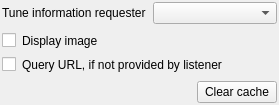
<?xml version="1.0" encoding="UTF-8"?>
<ui version="4.0">
 <class>TuneOptions</class>
 <widget class="QWidget" name="TuneOptions">
  <property name="geometry">
   <rect>
    <x>0</x>
    <y>0</y>
    <width>279</width>
    <height>102</height>
   </rect>
  </property>
  <property name="sizePolicy">
   <sizepolicy hsizetype="Expanding" vsizetype="Preferred">
    <horstretch>0</horstretch>
    <verstretch>0</verstretch>
   </sizepolicy>
  </property>
  <property name="windowTitle">
   <string notr="true">Tune options</string>
  </property>
  <layout class="QGridLayout" name="gridLayout">
   <property name="leftMargin">
    <number>2</number>
   </property>
   <property name="topMargin">
    <number>2</number>
   </property>
   <property name="rightMargin">
    <number>2</number>
   </property>
   <property name="bottomMargin">
    <number>2</number>
   </property>
   <property name="verticalSpacing">
    <number>9</number>
   </property>
   <item row="0" column="0" colspan="2">
    <widget class="QLabel" name="lblTuneDataRequester">
     <property name="sizePolicy">
      <sizepolicy hsizetype="Expanding" vsizetype="Preferred">
       <horstretch>0</horstretch>
       <verstretch>0</verstretch>
      </sizepolicy>
     </property>
     <property name="text">
      <string>Tune information requester</string>
     </property>
     <property name="wordWrap">
      <bool>true</bool>
     </property>
    </widget>
   </item>
   <item row="0" column="2">
    <widget class="QComboBox" name="cmbTuneDataRequester">
     <property name="sizePolicy">
      <sizepolicy hsizetype="Preferred" vsizetype="Fixed">
       <horstretch>0</horstretch>
       <verstretch>0</verstretch>
      </sizepolicy>
     </property>
    </widget>
   </item>
   <item row="1" column="0">
    <widget class="QCheckBox" name="cbDisplayImage">
     <property name="sizePolicy">
      <sizepolicy hsizetype="Maximum" vsizetype="Preferred">
       <horstretch>0</horstretch>
       <verstretch>0</verstretch>
      </sizepolicy>
     </property>
     <property name="text">
      <string/>
     </property>
    </widget>
   </item>
   <item row="1" column="1" colspan="2">
    <widget class="QLabel" name="label">
     <property name="sizePolicy">
      <sizepolicy hsizetype="Expanding" vsizetype="Preferred">
       <horstretch>0</horstretch>
       <verstretch>0</verstretch>
      </sizepolicy>
     </property>
     <property name="text">
      <string>Display image</string>
     </property>
     <property name="wordWrap">
      <bool>true</bool>
     </property>
    </widget>
   </item>
   <item row="2" column="0">
    <widget class="QCheckBox" name="cbQueryUrl">
     <property name="sizePolicy">
      <sizepolicy hsizetype="Maximum" vsizetype="Preferred">
       <horstretch>0</horstretch>
       <verstretch>0</verstretch>
      </sizepolicy>
     </property>
     <property name="text">
      <string/>
     </property>
    </widget>
   </item>
   <item row="2" column="1" colspan="2">
    <widget class="QLabel" name="label_2">
     <property name="sizePolicy">
      <sizepolicy hsizetype="Expanding" vsizetype="Preferred">
       <horstretch>0</horstretch>
       <verstretch>0</verstretch>
      </sizepolicy>
     </property>
     <property name="text">
      <string>Query URL, if not provided by listener</string>
     </property>
     <property name="wordWrap">
      <bool>true</bool>
     </property>
    </widget>
   </item>
   <item row="3" column="0" colspan="3">
    <layout class="QHBoxLayout" name="lytClearCache">
     <item>
      <spacer name="horizontalSpacer">
       <property name="orientation">
        <enum>Qt::Horizontal</enum>
       </property>
       <property name="sizeHint" stdset="0">
        <size>
         <width>40</width>
         <height>20</height>
        </size>
       </property>
      </spacer>
     </item>
     <item>
      <widget class="QPushButton" name="pbClearCache">
       <property name="sizePolicy">
        <sizepolicy hsizetype="Preferred" vsizetype="Preferred">
         <horstretch>0</horstretch>
         <verstretch>0</verstretch>
        </sizepolicy>
       </property>
       <property name="text">
        <string>Clear cache</string>
       </property>
      </widget>
     </item>
    </layout>
   </item>
  </layout>
 </widget>
 <resources/>
 <connections/>
</ui>
